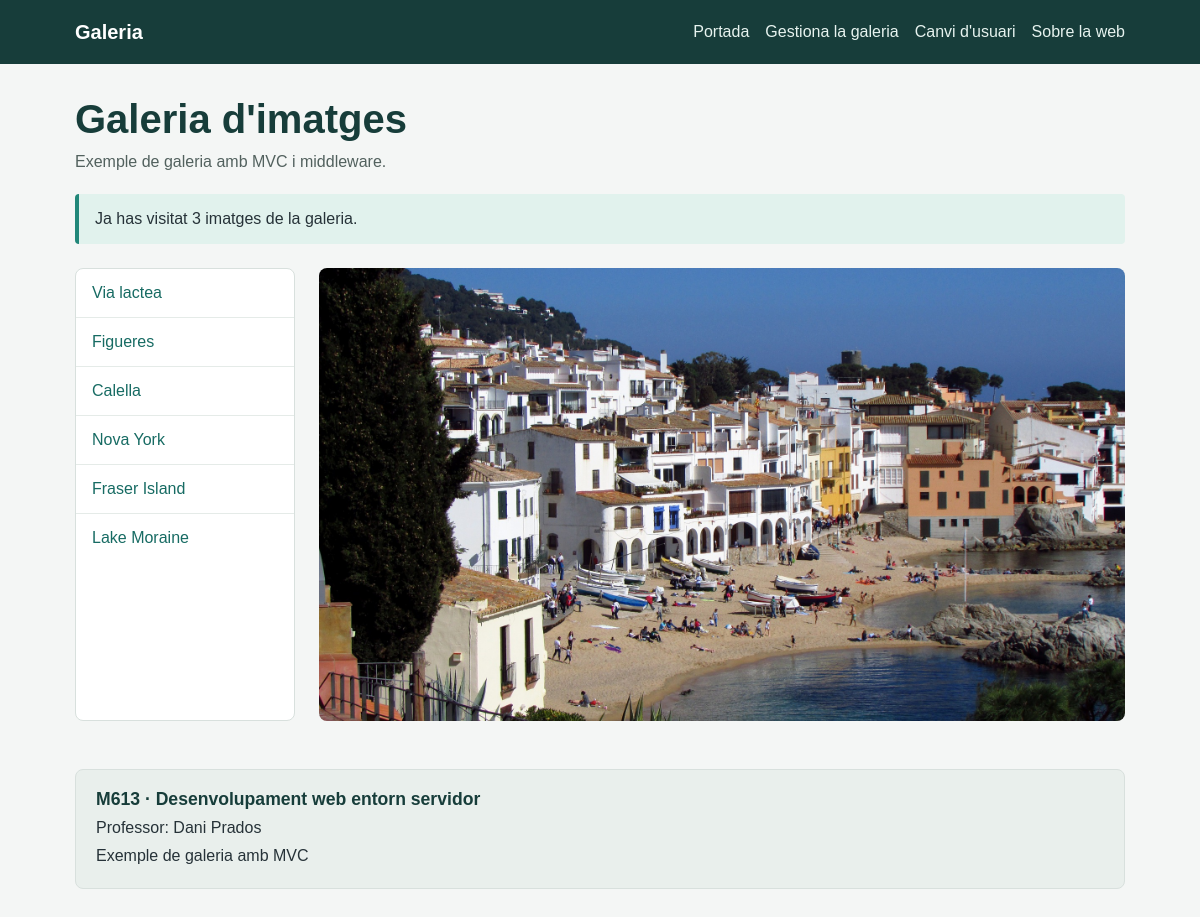
Screenshot of /index.php?image=3 with the database file from the repository.
### tables this page shows
CREATE TABLE `images` (
  `id` int NOT NULL,
  `url` varchar(255) NOT NULL,
  `title` varchar(255) NOT NULL,
  `description` text NOT NULL
);

### public/index.php (called while the page is built, shortened)
<?php
 include "../src/controllers/ctrlIndex.php";
 include "../src/controllers/ctrlDoLogin.php";
 include "../src/controllers/ctrlImageUpdate.php";
 include "../src/Models/Db.php";
 include "../src/Models/Images.php";
 include "../src/Emeset/Container.php";
 include "../src/Emeset/Request.php";
 include "../src/Container.php";
 $request = new \Emeset\Request();
 $response = new \Emeset\Response();
 $container = new Container($config);
 $r = $request->get("INPUT_REQUEST", "r") ?? '';
 if($r == "do-login") {
     $response = ctrlDoLogin($request, $response, $container);
 } elseif($r == "login") {
     $response = ctrlLogin($request, $response, $container);
 } else if($r == "gallery-admin") {
     $response = auth($request, $response, $container, "ctrlGalleryAdmin");
 } else if($r == "image-new") {
     $response = auth($request, $response, $container, "ctrlImageNew");
 } else if($r == "image-edit") {
     $response = auth($request, $response, $container, "ctrlImageEdit");
 } else if($r == "image-delete") {
     $response = auth($request, $response, $container, "ctrlImageDelete");
 } else if($r == "image-store") {
     $response = auth($request, $response, $container, "ctrlImageStore");
 } else if($r == "image-update") {
     $response = auth($request, $response, $container, "ctrlImageUpdate");
 }  else if($r == "about") {
     $response = ctrlAbout($request, $response, $container);
 }  else if($r == "") {
     $response = ctrlIndex($request, $response, $container);
 }  else {
     echo "No existeix la ruta";
 }
 $response->execute();

### src/Container.php (called while the page is built, shortened)
<?php
class Container extends \Emeset\Container {
    private \Models\Db $db;
    public function __construct(array $config)
    {
        $this->db = $this->Db();
    }
    public function Images() : \Models\Images
    {
        return new \Models\Images($this->db);
    }
    public function Db() : \Models\Db
    {
        return new \Models\Db(
            $this->config["db"]["user"],
            $this->config["db"]["password"],
            $this->config["db"]["dbname"],
            $this->config["db"]["host"],
            $this->config["db"]["port"]
        );
    }
}

### src/Emeset/Container.php (called while the page is built, shortened)
<?php
class Container
{
    public function __construct(array $config)
    {
        $this->config = $config;
    }
}

### src/Models/Db.php (called while the page is built, shortened)
<?php
class Db {
    private \PDO $db;
    public function __construct($user, $password, $dbName, $host = '127.0.0.1', $port = 3306)
    {
        $dsn = "mysql:dbname=$dbName;host=$host;port=$port";
        try {
            $this->db = new \PDO($dsn, $user, $password);
        } catch (\PDOException $e) {
            echo $dsn;
            die('Ha fallat la connexió: ' . $e->getMessage());
        }
    }
    public function getDb() : \PDO
    {
        return $this->db;
    }
}

### src/controllers/ctrlIndex.php (called while the page is built)
<?php
function ctrlIndex(\Emeset\Request $request, \Emeset\Response $response, Container $container): \Emeset\Response{
    $imagesModel = $container->Images();
    $images = $imagesModel->get();
    $id = $request->get(INPUT_GET, "image") ?? false;
    if($id !== false){
        $current = $imagesModel->getById($id);
    } else {
        $current = $images[0];
    }
    $response->set("images", $images);
    $response->set("currentImage", $current);
    $response->setTemplate("home.php");
    return $response;
}

### src/Models/Images.php (called while the page is built, shortened)
<?php
class Images
{
    public \PDO $sql;
    public function __construct(Db $db)
    {
        $this->sql = $db->getDb();
    }
    public function get(): array
    {
        $query = 'select id, url, title from images';
        $result = [];
        foreach ($this->sql->query($query, \PDO::FETCH_ASSOC) as $link) {
            $result[] = $link;
        }
        return $result;
    }
    public function getById(int $id) : array | bool
    {
        $query = 'select id, url, title, description from images where id = :id';
        $stm = $this->sql->prepare($query);
        $stm->execute([':id' => $id]);
        $image = $stm->fetch(\PDO::FETCH_ASSOC);
        return $image;
    }
}

### src/Emeset/Request.php (called while the page is built, shortened)
<?php
class Request
{
    public function get(int|string $input, string $id, int|string $filter = "FILTER_SANITIZE_STRING", int|array $options = 0): mixed
    {
        $result = false;
        if ($input === 'SESSION') {
            $result = null;
            if (isset($_SESSION[$id])) {
                $result = $_SESSION[$id];
            }
        } elseif ($input === 'FILES') {
            $result = null;
            if (isset($_FILES[$id])) {
                $result = $_FILES[$id];
            }
        } elseif ($input === "INPUT_REQUEST") {
            $result = null;
        } else {
            if ($filter == "FILTER_SANITIZE_STRING") {
                $result = filter_input($input, $id, FILTER_DEFAULT, $options);
                if (isset($result)) {
                    $result = htmlspecialchars($result, ENT_QUOTES, 'UTF-8');
                }
            } else {
                $result = filter_input($input, $id, $filter, $options);
            }
        }
        return $result;
    }
}

### src/views/home.php (the view, shortened to what this page needs)
<!doctype html>
<html lang="ca">
<head>
  <link rel="stylesheet" href="css/styles.css">
</head>
<body>
  <?php include "components/header.php"; ?>
  <main class="container">
    <h1 class="page-heading">Galeria d'imatges</h1>
    <p class="intro">Exemple de galeria amb MVC i middleware.</p>
    <p class="notice">Ja has visitat 3 imatges de la galeria.</p>
    <section class="gallery-layout" aria-label="Galeria">
      <nav class="image-list" aria-label="Selecciona una imatge">
        <?php foreach($images as $key => $image) { ?>
        <a href="index.php?image=<?= $image["id"] ?>"><?= $image["title"] ?></a>
        <?php } ?>
      </nav>
      <div>
        <img class="featured-image" src="img/<?= $currentImage["url"] ?>" alt="<?= $currentImage["title"] ?>">
      </div>
    </section>
  </main>
  <footer class="site-footer">
    <div class="footer-card">
      <h2>M613 · Desenvolupament web entorn servidor</h2>
      <p>Professor: Dani Prados</p>
      <p>Exemple de galeria amb MVC</p>
    </div>
  </footer>
</body>
</html>

### public/css/styles.css (style rules this page uses)
:root { font-family: Arial, Helvetica, sans-serif; color: #263238; background: #f4f6f5; }
* { box-sizing: border-box; }
body { margin: 0; line-height: 1.5; }
a { color: #176b63; }
.navigation, .container { width: min(100% - 2rem, 1050px); margin: 0 auto; }
.container { padding: 2rem 0; }
.page-heading { margin: 0 0 0.5rem; color: #173d3a; font-size: clamp(1.8rem, 4vw, 2.5rem); line-height: 1.15; }
.intro { margin-top: 0; color: #52615e; }
.notice { margin: 1.25rem 0; padding: 0.8rem 1rem; border-left: 4px solid #218779; border-radius: 4px; background: #e1f2ed; }
.gallery-layout { display: grid; grid-template-columns: 220px minmax(0, 1fr); gap: 1.5rem; margin-top: 1.5rem; }
.image-list, .card, .content-panel, .footer-card { border: 1px solid #d8e0dd; border-radius: 8px; background: #fff; }
.image-list { overflow: hidden; }
.image-list a { display: block; padding: 0.75rem 1rem; border-bottom: 1px solid #e5ebe8; text-decoration: none; }
.image-list a:last-child { border-bottom: 0; }
.featured-image { display: block; width: 100%; max-height: 560px; border-radius: 8px; object-fit: cover; }
.form-card h2, .content-panel h2, .footer-card h2 { margin-top: 0; color: #173d3a; }
.site-footer { width: min(100% - 2rem, 1050px); margin: 1rem auto 2rem; }
.footer-card { padding: 1rem 1.25rem; background: #e9efec; }
.footer-card h2 { margin-bottom: 0.25rem; font-size: 1.1rem; }
.footer-card p { margin: 0.25rem 0; }

### rows the page displays
images: title "Via lactea"
images: title "Figueres"
images: title "Calella", url (picture)
images: title "Nova York"
images: title "Fraser Island"
images: title "Lake Moraine"
